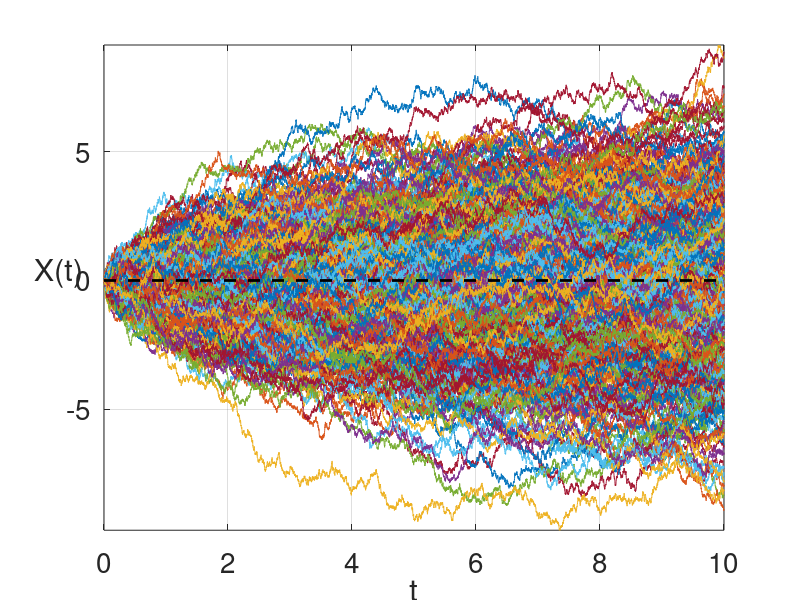

Source code (MATLAB):
%function CH3_example_1

dt=0.001; % timestep 
T=10; % final time
numberofrealisations=500;

n=T/dt;
X=zeros(numberofrealisations,n);
time = 0:dt:T;

for i=1:numberofrealisations
    dX = sqrt(dt)*randn(1,n);
    X(i,:)=cumsum(dX(1,:));
end

%% Plotting
figure(1);
for j = 1:numberofrealisations
    plot(time,[0,X(j,:)]);
    hold on;
end
line([0 T],[0 0],'Linewidth',2,'Linestyle','--','Color','k');
xlabel('t');
ylabel('X(t)');
set(get(gca,'ylabel'),'rotation',0);
axis tight;
set(gca,'Fontsize',20);
grid on;

